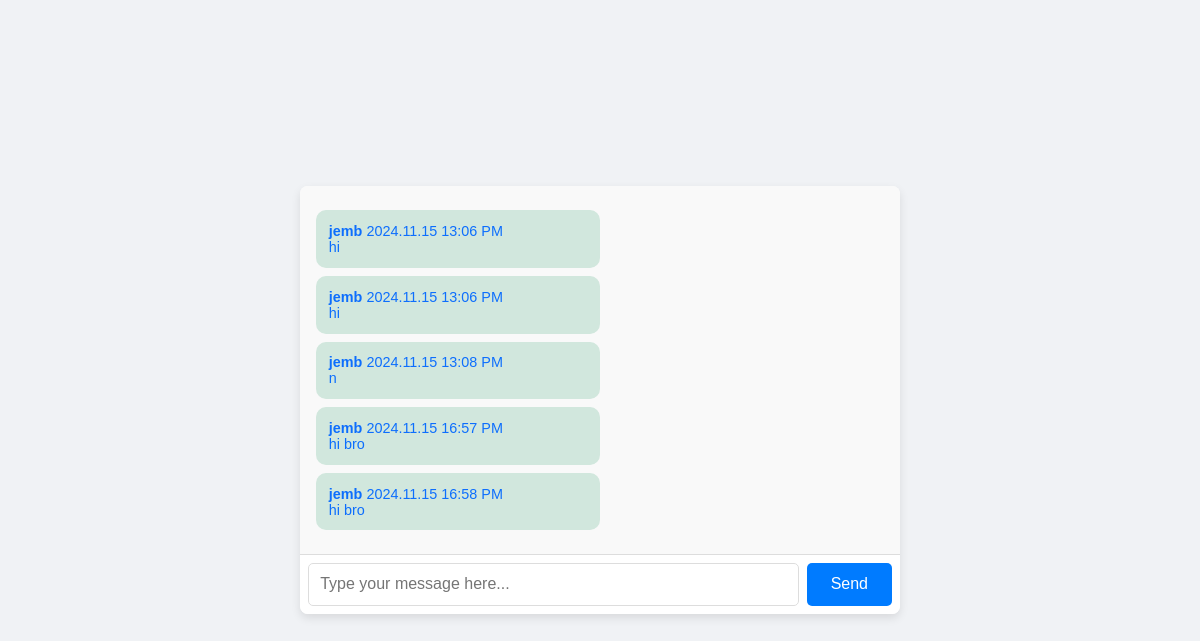
The app's page /chat/room/1 (signed in), older data.
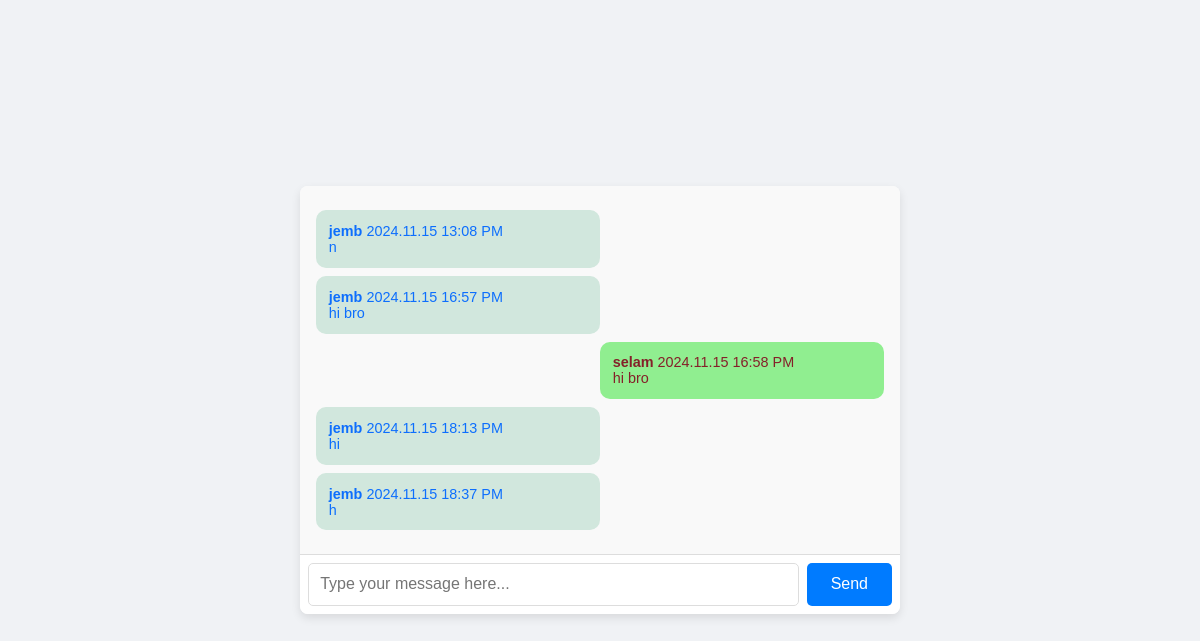
The same page, newer data.
### chat/models.py (models this page shows, shortened)
class Message(models.Model):
    room = models.ForeignKey(Room, related_name="chat_messages", on_delete=models.PROTECT)
    user = models.ForeignKey(AUTH_USER_MODEL, on_delete=models.PROTECT,related_name='chat_message')
    content = models.TextField()
    sent_on = models.DateTimeField(auto_now_add=True)

### accounts/models.py (models this page shows, shortened)
class User(AbstractBaseUser, PermissionsMixin):
   public_id = models.UUIDField(db_index=True, unique=True, default=uuid.uuid4, editable=False)
   username = models.CharField(db_index=True,max_length=255, unique=True)
   first_name = models.CharField(max_length=255)
   last_name = models.CharField(max_length=255)
   email=models.EmailField(db_index=True,unique=True,)
   is_active=models.BooleanField(default=True)
   is_staff=models.BooleanField(default=False)
   created=models.DateTimeField(auto_now_add=True)
   updated=models.DateTimeField(auto_now=True)
   USERNAME_FIELD = 'email'
   REQUIRED_FIELDS = ['username']
   objects=UserManager()

### chat/views.py (the view)
# urls.py: path('room/<int:id>', views.chat_room, name='chat_room'),
def chat_room(request,id=None):
   try:
      room = Room.objects.get(id=id)
   except Room.DoesNotExist:
     return HttpResponseForbidden()
   latest_messages=room.chat_messages.select_related('user').order_by('-id')[:5]
   latest_messages=reversed(latest_messages)
   return render(request, 'chat/room.html', {'room': room,'latest_messages': latest_messages})

### chat/templates/chat/room.html (shortened to what this page needs)
<!DOCTYPE html>
<html lang="en">
  <head>
  </head>
  <body>
    <div class="chat-container">
      <div id="chat">
        {% for message in latest_messages %}
        <div
          class="message {% if message.user == request.user %}sent{% else %} received{% endif %}"
        >
          <strong>{{ message.user.username }}</strong>
          <span class="date"> {{ message.sent_on|date:"Y.m.d H:i A" }} </span>
          <br />
          {{ message.content }}
        </div>
        {% endfor %}
      </div>
      <div id="chat-input">
        <input
          id="chat-message-input"
          type="text"
          placeholder="Type your message here..."
        />
        <input id="chat-message-submit" type="submit" value="Send" />
      </div>
    </div>
  </body>
</html>

Row changes from the older to the newer data that the page shows:
no longer on this page (row unchanged): Message: user.username "jemb", sent_on "2024.11.15 13:06 PM", content "hi"
no longer on this page (row unchanged): Message: user.username "jemb", sent_on "2024.11.15 13:06 PM", content "hi"
changed Message: user_id 4 → 3 (drawn); user.username "jemb" → "selam"
added Message: user.username "jemb", sent_on "2024.11.15 18:13 PM", content "hi"
added Message: user.username "jemb", sent_on "2024.11.15 18:37 PM", content "h"
